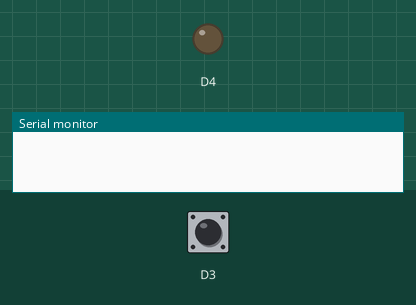
Recording of a sketch running on a simulated ESP8266 (NodeMCU). On the bench: output pins drawn as LEDs (lit = HIGH), the last lines printed to the serial monitor. Inputs (shaded band) come from the test bench; at power-on: D3 HIGH.

Above: at 1.2 s.
1.3 s: D3 pulled LOW for 3.2 s
At 5.8 s:
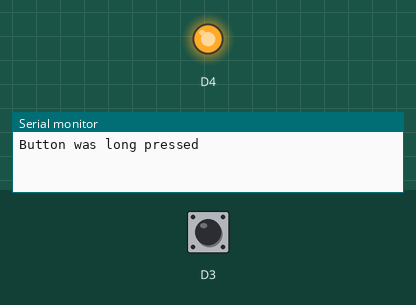
7.0 s: D3 pulled LOW for 0.15 s
At 7.6 s:
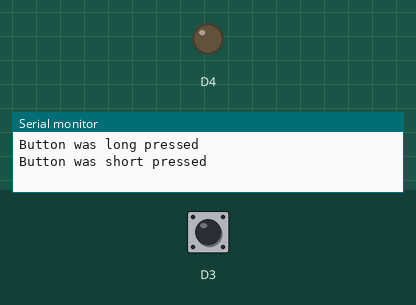
8.6 s: D3 pulled LOW for 1 s
At 10.1 s:
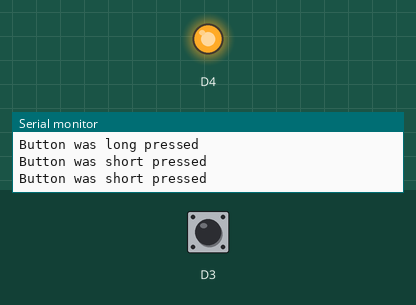
Timing chart, 0 to 11.6 s (numbered marks = the images above; inputs shaded):
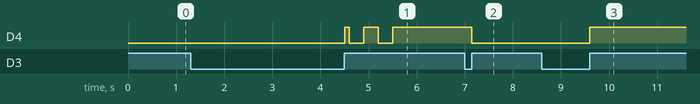

The sketch:

buttenPressTest.ino
```cpp
//测试按钮按动感知时长框架
#include<stdio.h>
#define LONG_PRESS_TIME 2000  // 长按的定义为2000毫秒

unsigned long buttonPressTime = 0;

void setup() {
  pinMode(D3, INPUT_PULLUP);  // 设置按钮引脚为输入
  pinMode(D4,OUTPUT);//定义输出引脚
}

void loop() {
  static int lastButtonState = HIGH;  // 上一次按钮的状态
  int buttonState = digitalRead(D3);  // 读取按钮的当前状态

  // 检查按钮是否被按下
  if (buttonState == LOW && lastButtonState == HIGH) {
    buttonPressTime = millis();  // 记录按钮被按下的时间
  }

  // 检查按钮是否被释放
  if (buttonState == HIGH && lastButtonState == LOW) {
    unsigned long pressDuration = millis() - buttonPressTime;  // 计算按钮被按下的持续时间
    if (pressDuration >= LONG_PRESS_TIME) {
      Serial.println("Button was long pressed");
      //被长按的处理情况
      digitalWrite(D4,HIGH);//双闪
      delay(100);
      digitalWrite(D4,LOW);
      delay(300);
      digitalWrite(D4,HIGH);
      delay(300);
      digitalWrite(D4,LOW);
      delay(300);
      digitalWrite(D4,HIGH);
    } else {
      Serial.println("Button was short pressed");
      //被短按的处理情况
      if(digitalRead(D4) == LOW){//按钮开关
        digitalWrite(D4,HIGH);
      }else{
        digitalWrite(D4,LOW);
      }
    }
  }

  lastButtonState = buttonState;  // 更新按钮的状态
}
```

Measured:
- after the input at 1.3 s, D4: goes HIGH 0.10 s, LOW 0.30 s, HIGH 0.30 s, LOW 0.30 s, then HIGH, starting after 3.2 s
- after the input at 7.0 s, D4: HIGH → LOW after 0.15 s
- after the input at 8.6 s, D4: LOW → HIGH after 1.0 s
